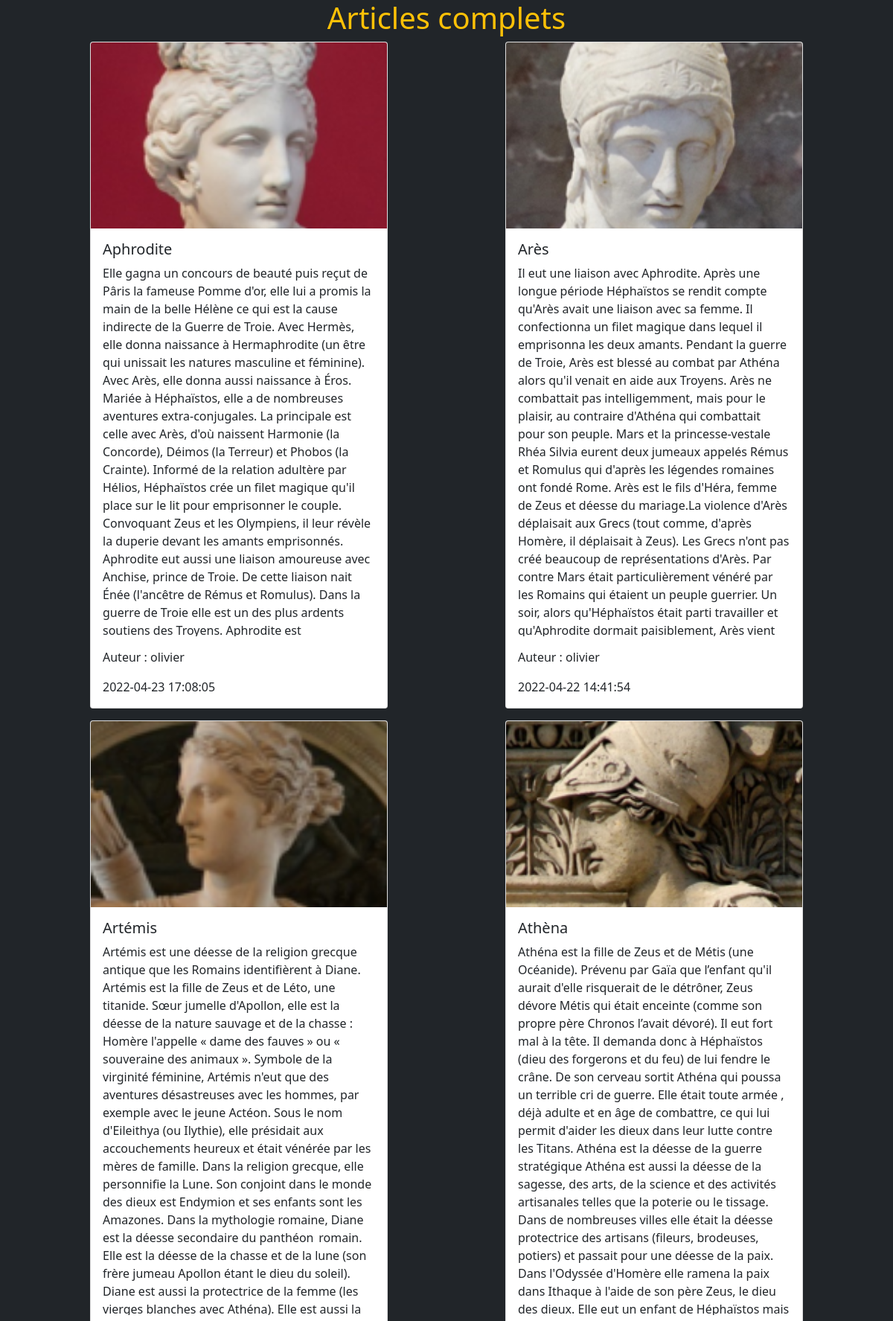
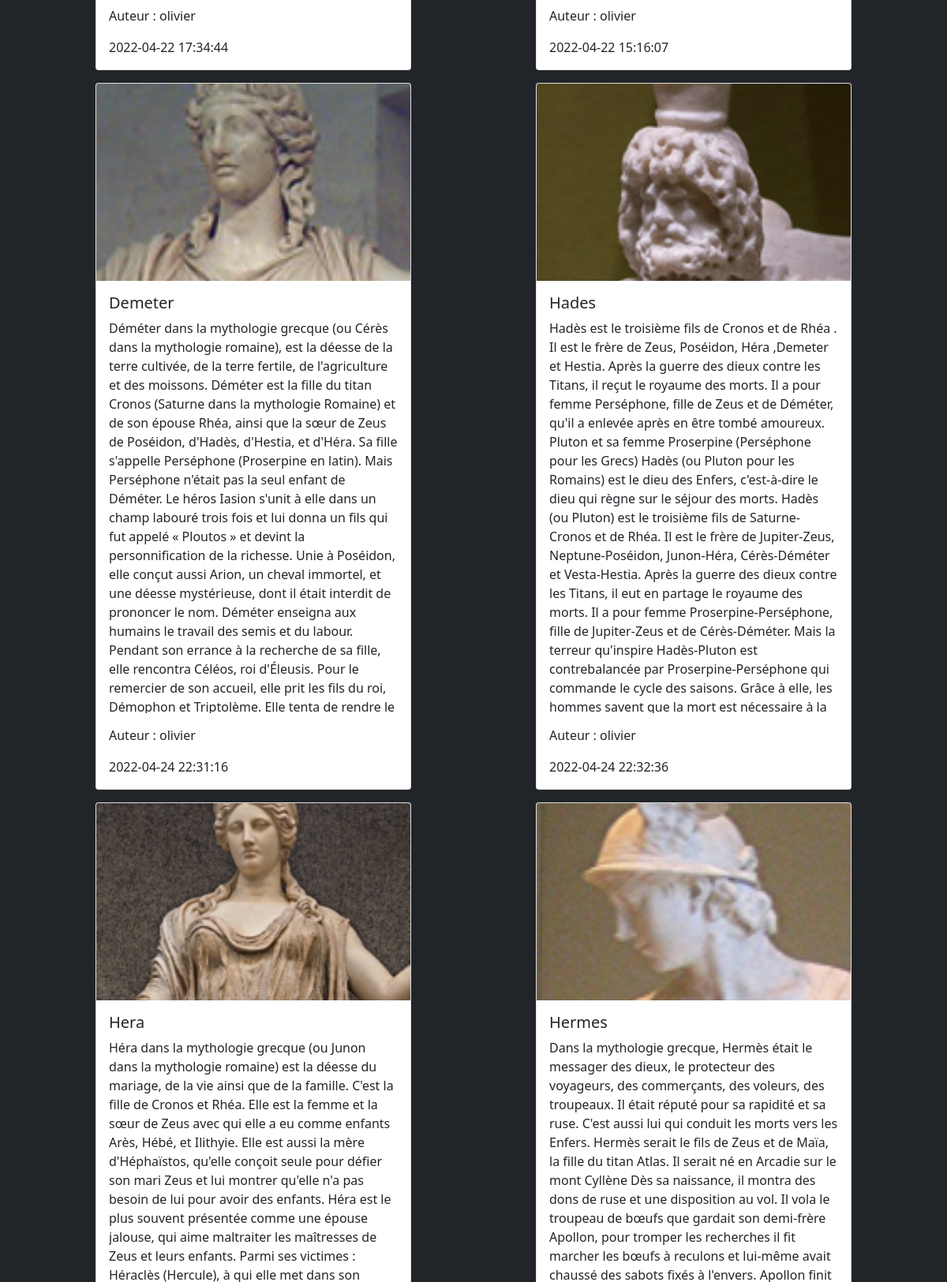
Page /GestionARTICLES/index.php (upper part) on the committed database (2 pictures, top to bottom).
### tables this page shows
CREATE TABLE IF NOT EXISTS `articles` (
  `id_users` int(11) NOT NULL AUTO_INCREMENT,
  `users_name` varchar(100) NOT NULL,
  `users_intro` longtext NOT NULL,
  `users_descri` longtext NOT NULL,
  `users_mail` varchar(100) NOT NULL,
  `users_img` varchar(100) NOT NULL,
  `users_date` datetime NOT NULL DEFAULT CURRENT_TIMESTAMP,
  PRIMARY KEY (`id_users`)
);

### GestionARTICLES/requete.php (called while the page is built, shortened)
<?php
function requete_displayUsers()
{
    $db = connexion_BD();
    $sql = "SELECT * FROM articles ORDER BY users_name";
    $req = $db->prepare($sql);
    $req->execute([]);
    $data = $req->fetchAll(PDO::FETCH_OBJ);
    return $data;
}

### GestionARTICLES/index.php (the view, shortened to what this page needs)
<!DOCTYPE html>
<html lang="fr">
<head>
    <link href="https://cdn.jsdelivr.net/npm/bootstrap@5.1.3/dist/css/bootstrap.min.css" rel="stylesheet">
</head>
<body class="bg-dark">
    <h1 class="text-warning text-center">Articles complets</h1>
    <?php
    include "requete.php";
    $users = requete_displayUsers();
    ?>
        <div class="container">
            <div class="d-flex flex-wrap">
                <?php
                foreach ($users as $value) {
                ?>
                    <div class=" card mx-auto mb-3" style="width: 400px">
                        <img src="images/<?= htmlspecialchars($value->users_img) ?>" class="card-img-top" alt="..." style="object-fit: cover; height: 250px;">
                        <div class="card-body">
                            <h5 class="card-title"><?= htmlspecialchars($value->users_name) ?></h5>
                            <p class="card-text" style="height: 500px; overflow :auto;"><?= htmlspecialchars($value->users_descri) ?></p>
                        </div>
                        <p class="card-text ms-3">Auteur : <?= htmlspecialchars($value->users_mail) ?></p>
                        <p class="card-text ms-3 mb-3"><?= htmlspecialchars($value->users_date) ?></p>
                    </div>
                <?php
                }
                ?>
            </div>
        </div>
</body>
</html>

### rows in the picture
articles: users_img (picture), users_name "Aphrodite", users_descri "Elle gagna un concours de beauté puis reçut de Pâris la fameuse Pomme d'or, elle lui a promis la main de la belle Hélène ce qui est la cause indirecte de la Guerre de Troie. Avec Hermès, elle donna naissance à Hermaphrodite (un être qui unissait les natures masculine et féminine). Avec Arès, elle donna aussi naissance à Éros. Mariée à Héphaïstos, elle a de nombreuses aventures extra-conjugales. La principale est celle avec Arès, d'où naissent Harmonie (la Concorde), Déimos (la Terreur) et Phobos (la Crainte). Informé de la relation adultère par Hélios, Héphaïstos crée un filet magique qu'il place sur le lit pour emprisonner le couple. Convoquant Zeus et les Olympiens, il leur révèle la…", users_mail "olivier", users_date "2022-04-23 17:08:05"
articles: users_img (picture), users_name "Arès", users_descri "Il eut une liaison avec Aphrodite. Après une longue période Héphaïstos se rendit compte qu'Arès avait une liaison avec sa femme. Il confectionna un filet magique dans lequel il emprisonna les deux amants. Pendant la guerre de Troie, Arès est blessé au combat par Athéna alors qu'il venait en aide aux Troyens. Arès ne combattait pas intelligemment, mais pour le plaisir, au contraire d'Athéna qui combattait pour son peuple. Mars et la princesse-vestale Rhéa Silvia eurent deux jumeaux appelés Rémus et Romulus qui d'après les légendes romaines ont fondé Rome. Arès est le fils d'Héra, femme de Zeus et déesse du mariage.La violence d'Arès déplaisait aux Grecs (tout comme, d'après Homère, il…", users_mail "olivier", users_date "2022-04-22 14:41:54"
articles: users_img (picture), users_name "Artémis", users_descri "Artémis est une déesse de la religion grecque antique que les Romains identifièrent à Diane. Artémis est la fille de Zeus et de Léto, une titanide. Sœur jumelle d'Apollon, elle est la déesse de la nature sauvage et de la chasse : Homère l'appelle « dame des fauves » ou « souveraine des animaux ». Symbole de la virginité féminine, Artémis n'eut que des aventures désastreuses avec les hommes, par exemple avec le jeune Actéon. Sous le nom d'Eileithya (ou Ilythie), elle présidait aux accouchements heureux et était vénérée par les mères de famille. Dans la religion grecque, elle personnifie la Lune. Son conjoint dans le monde des dieux est Endymion et ses enfants sont les Amazones. Dans la…", users_mail "olivier", users_date "2022-04-22 17:34:44"
articles: users_img (picture), users_name "Athèna", users_descri "Athéna est la fille de Zeus et de Métis (une Océanide). Prévenu par Gaïa que l’enfant qu'il aurait d'elle risquerait de le détrôner, Zeus dévore Métis qui était enceinte (comme son propre père Chronos l’avait dévoré). Il eut fort mal à la tête. Il demanda donc à Héphaïstos (dieu des forgerons et du feu) de lui fendre le crâne. De son cerveau sortit Athéna qui poussa un terrible cri de guerre. Elle était toute armée , déjà adulte et en âge de combattre, ce qui lui permit d'aider les dieux dans leur lutte contre les Titans. Athéna est la déesse de la guerre stratégique Athéna est aussi la déesse de la sagesse, des arts, de la science et des activités artisanales telles que la poterie ou le…", users_mail "olivier", users_date "2022-04-22 15:16:07"
articles: users_img (picture), users_name "Demeter", users_descri "Déméter dans la mythologie grecque (ou Cérès dans la mythologie romaine), est la déesse de la terre cultivée, de la terre fertile, de l'agriculture et des moissons. Déméter est la fille du titan Cronos (Saturne dans la mythologie Romaine) et de son épouse Rhéa, ainsi que la sœur de Zeus de Poséidon, d'Hadès, d'Hestia, et d'Héra. Sa fille s'appelle Perséphone (Proserpine en latin). Mais Perséphone n'était pas la seul enfant de Déméter. Le héros Iasion s'unit à elle dans un champ labouré trois fois et lui donna un fils qui fut appelé « Ploutos » et devint la personnification de la richesse. Unie à Poséidon, elle conçut aussi Arion, un cheval immortel, et une déesse mystérieuse, dont il était…", users_mail "olivier", users_date "2022-04-24 22:31:16"
articles: users_img (picture), users_name "Hades", users_descri "Hadès est le troisième fils de Cronos et de Rhéa . Il est le frère de Zeus, Poséidon, Héra ,Demeter et Hestia. Après la guerre des dieux contre les Titans, il reçut le royaume des morts. Il a pour femme Perséphone, fille de Zeus et de Déméter, qu'il a enlevée après en être tombé amoureux. Pluton et sa femme Proserpine (Perséphone pour les Grecs) Hadès (ou Pluton pour les Romains) est le dieu des Enfers, c'est-à-dire le dieu qui règne sur le séjour des morts. Hadès (ou Pluton) est le troisième fils de Saturne-Cronos et de Rhéa. Il est le frère de Jupiter-Zeus, Neptune-Poséidon, Junon-Héra, Cérès-Déméter et Vesta-Hestia. Après la guerre des dieux contre les Titans, il eut en partage le…", users_mail "olivier", users_date "2022-04-24 22:32:36"
articles: users_img (picture), users_name "Hera"
articles: users_img (picture), users_name "Hermes"
